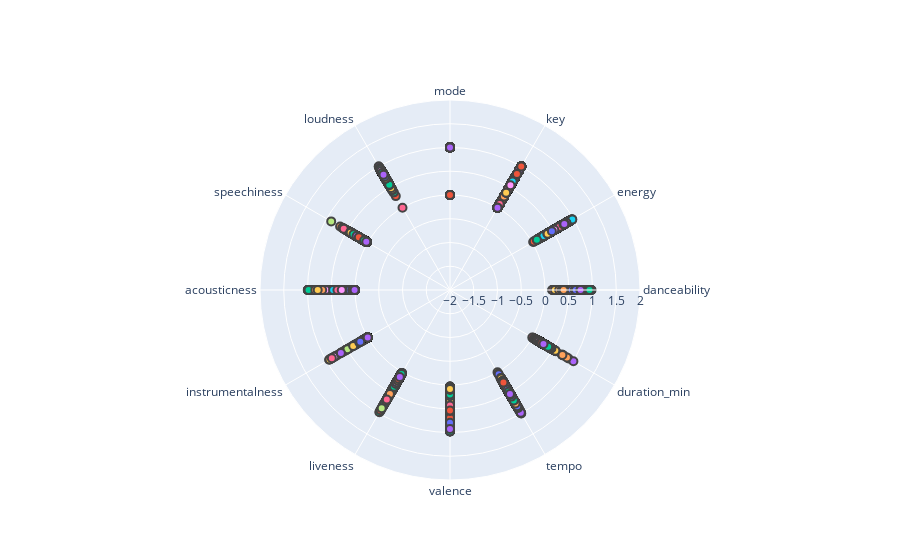

The notebook cell saved with this chart:
### Code cell
# Select features for clustering
features = ['danceability', 'energy', 'key', 'mode', 'loudness', 'speechiness', 'acousticness', 'instrumentalness', 'liveness', 'valence', 'tempo', 'duration_min']

# Perform K-means on the standardized data
kmeans = KMeans(n_clusters=optimal_k, random_state=0)  # Choose an appropriate number for optimal_k
clusters = kmeans.fit_predict(charts[features])

# Add cluster assignments to the original DataFrame
charts['cluster'] = clusters

# Create a radar chart
fig = go.Figure()

# Add a line for each song
for i, row in charts.iterrows():
    fig.add_trace(go.Scatterpolar(
        r=row[features],
        theta=features,
        name=row['track_name'],
        hovertemplate=
            "Artist: %{name}<br>" +
            "Track: %{customdata[0]}<br>" +
            "Cluster: %{customdata[1]}",
        customdata=[row['artist_names'], row['cluster']],
        marker_color=row['cluster'],  # Color points by their cluster
        mode='markers',
        marker=dict(size=8, line=dict(width=2))
    ))

# Update layout
fig.update_layout(
    polar=dict(radialaxis=dict(visible=True, range=[-2, 2])),
    showlegend=False  # Disable legend because it could become large with many songs
)

fig.show()
